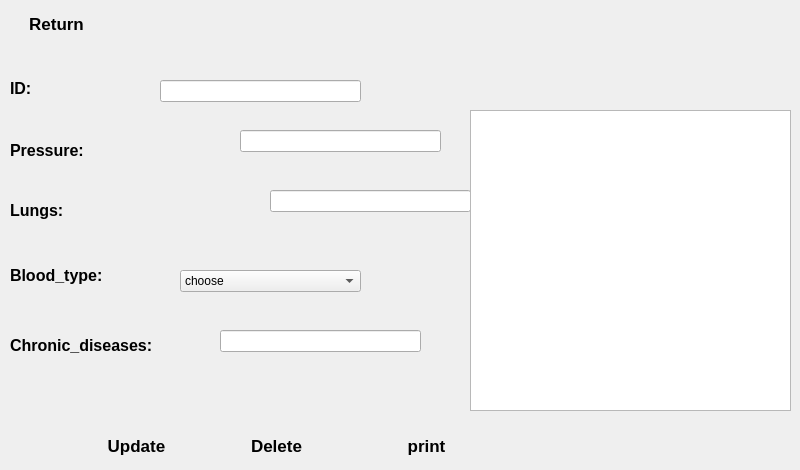
   <widget class="QWidget" name="page_6">
    <widget class="QLabel" name="label_22">
     <property name="geometry">
      <rect>
       <x>10</x>
       <y>330</y>
       <width>191</width>
       <height>31</height>
      </rect>
     </property>
     <property name="font">
      <font>
       <pointsize>12</pointsize>
       <weight>75</weight>
       <bold>true</bold>
      </font>
     </property>
     <property name="text">
      <string>Chronic_diseases:</string>
     </property>
    </widget>
    <widget class="QLineEdit" name="lineEditfilelungs_2">
     <property name="geometry">
      <rect>
       <x>270</x>
       <y>190</y>
       <width>201</width>
       <height>22</height>
      </rect>
     </property>
     <property name="styleSheet">
      <string notr="true">background-image: url(:/img/White_Background.jpg);</string>
     </property>
     <property name="maxLength">
      <number>25</number>
     </property>
    </widget>
    <widget class="QLabel" name="label_21">
     <property name="geometry">
      <rect>
       <x>10</x>
       <y>200</y>
       <width>131</width>
       <height>21</height>
      </rect>
     </property>
     <property name="font">
      <font>
       <pointsize>12</pointsize>
       <weight>75</weight>
       <bold>true</bold>
      </font>
     </property>
     <property name="text">
      <string>Lungs:</string>
     </property>
    </widget>
    <widget class="QLabel" name="label_19">
     <property name="geometry">
      <rect>
       <x>10</x>
       <y>140</y>
       <width>101</width>
       <height>21</height>
      </rect>
     </property>
     <property name="font">
      <font>
       <pointsize>12</pointsize>
       <weight>75</weight>
       <bold>true</bold>
      </font>
     </property>
     <property name="text">
      <string>Pressure:</string>
     </property>
    </widget>
    <widget class="QComboBox" name="comboBox_4">
     <property name="geometry">
      <rect>
       <x>180</x>
       <y>270</y>
       <width>181</width>
       <height>22</height>
      </rect>
     </property>
     <item>
      <property name="text">
       <string>choose</string>
      </property>
     </item>
     <item>
      <property name="text">
       <string>o+</string>
      </property>
     </item>
     <item>
      <property name="text">
       <string>o-</string>
      </property>
     </item>
     <item>
      <property name="text">
       <string>a+</string>
      </property>
     </item>
     <item>
      <property name="text">
       <string>a-</string>
      </property>
     </item>
     <item>
      <property name="text">
       <string>b+</string>
      </property>
     </item>
     <item>
      <property name="text">
       <string>b-</string>
      </property>
     </item>
     <item>
      <property name="text">
       <string>ab+</string>
      </property>
     </item>
     <item>
      <property name="text">
       <string>ab-</string>
      </property>
     </item>
    </widget>
    <widget class="QLineEdit" name="lineEditchronicdiseases_2">
     <property name="geometry">
      <rect>
       <x>220</x>
       <y>330</y>
       <width>201</width>
       <height>22</height>
      </rect>
     </property>
     <property name="styleSheet">
      <string notr="true">background-image: url(:/img/White_Background.jpg);</string>
     </property>
     <property name="maxLength">
      <number>25</number>
     </property>
    </widget>
    <widget class="QLineEdit" name="lineEditfilepressure_2">
     <property name="geometry">
      <rect>
       <x>240</x>
       <y>130</y>
       <width>201</width>
       <height>22</height>
      </rect>
     </property>
     <property name="styleSheet">
      <string notr="true">background-image: url(:/img/White_Background.jpg);</string>
     </property>
     <property name="maxLength">
      <number>15</number>
     </property>
    </widget>
    <widget class="QLabel" name="label_18">
     <property name="geometry">
      <rect>
       <x>10</x>
       <y>260</y>
       <width>121</width>
       <height>31</height>
      </rect>
     </property>
     <property name="font">
      <font>
       <pointsize>12</pointsize>
       <weight>75</weight>
       <bold>true</bold>
      </font>
     </property>
     <property name="text">
      <string>Blood_type:</string>
     </property>
    </widget>
    <widget class="QLineEdit" name="lineEditidfile_2">
     <property name="geometry">
      <rect>
       <x>160</x>
       <y>80</y>
       <width>201</width>
       <height>22</height>
      </rect>
     </property>
     <property name="styleSheet">
      <string notr="true">background-image: url(:/img/White_Background.jpg);</string>
     </property>
     <property name="maxLength">
      <number>8</number>
     </property>
    </widget>
    <widget class="QLabel" name="label_20">
     <property name="geometry">
      <rect>
       <x>10</x>
       <y>80</y>
       <width>41</width>
       <height>16</height>
      </rect>
     </property>
     <property name="font">
      <font>
       <pointsize>12</pointsize>
       <weight>75</weight>
       <bold>true</bold>
      </font>
     </property>
     <property name="text">
      <string>ID:</string>
     </property>
    </widget>
    <widget class="QTableView" name="tableView">
     <property name="geometry">
      <rect>
       <x>470</x>
       <y>110</y>
       <width>321</width>
       <height>301</height>
      </rect>
     </property>
     <property name="styleSheet">
      <string notr="true">background-image: url(:/img/White_Background.jpg);</string>
     </property>
    </widget>
    <widget class="QPushButton" name="pushButtonprint">
     <property name="geometry">
      <rect>
       <x>380</x>
       <y>430</y>
       <width>93</width>
       <height>31</height>
      </rect>
     </property>
     <property name="font">
      <font>
       <pointsize>13</pointsize>
       <weight>75</weight>
       <bold>true</bold>
      </font>
     </property>
     <property name="styleSheet">
      <string notr="true">QPushButton{

     background: qlineargradient(x1: 0, y1: 0, x2: 0, y2: 1,
                                 stop: 0 #f7f7f7, stop: 0.4 #f0f0f0,
                                 stop: 0.5 #e8e8e8, stop: 1.0 #dcdcdc);
border-radius:5px;
border-radius:5px;

}



QPushButton:hover{
background:   qlineargradient(x1: 0, y1: 0, x2: 0, y2: 1,
                                 stop: 0 #1b83fe, stop: 0.4 #4399fe,
                                 stop: 0.5 #5da7fe, stop: 1.0 #77b5fe);
color:white;
}</string>
     </property>
     <property name="text">
      <string>print</string>
     </property>
    </widget>
    <widget class="QPushButton" name="pushButtondeletefile">
     <property name="geometry">
      <rect>
       <x>230</x>
       <y>430</y>
       <width>93</width>
       <height>31</height>
      </rect>
     </property>
     <property name="font">
      <font>
       <pointsize>13</pointsize>
       <weight>75</weight>
       <bold>true</bold>
      </font>
     </property>
     <property name="styleSheet">
      <string notr="true">QPushButton{

     background: qlineargradient(x1: 0, y1: 0, x2: 0, y2: 1,
                                 stop: 0 #f7f7f7, stop: 0.4 #f0f0f0,
                                 stop: 0.5 #e8e8e8, stop: 1.0 #dcdcdc);
border-radius:5px;
border-radius:5px;

}



QPushButton:hover{
background:   qlineargradient(x1: 0, y1: 0, x2: 0, y2: 1,
                                 stop: 0 #1b83fe, stop: 0.4 #4399fe,
                                 stop: 0.5 #5da7fe, stop: 1.0 #77b5fe);
color:white;
}</string>
     </property>
     <property name="text">
      <string>Delete</string>
     </property>
    </widget>
    <widget class="QPushButton" name="pushButtonupdatefile">
     <property name="geometry">
      <rect>
       <x>90</x>
       <y>430</y>
       <width>93</width>
       <height>31</height>
      </rect>
     </property>
     <property name="font">
      <font>
       <pointsize>13</pointsize>
       <weight>75</weight>
       <bold>true</bold>
      </font>
     </property>
     <property name="styleSheet">
      <string notr="true">QPushButton{

     background: qlineargradient(x1: 0, y1: 0, x2: 0, y2: 1,
                                 stop: 0 #f7f7f7, stop: 0.4 #f0f0f0,
                                 stop: 0.5 #e8e8e8, stop: 1.0 #dcdcdc);
border-radius:5px;
border-radius:5px;

}



QPushButton:hover{
background:   qlineargradient(x1: 0, y1: 0, x2: 0, y2: 1,
                                 stop: 0 #1b83fe, stop: 0.4 #4399fe,
                                 stop: 0.5 #5da7fe, stop: 1.0 #77b5fe);
color:white;
}</string>
     </property>
     <property name="text">
      <string>Update</string>
     </property>
    </widget>
    <widget class="QPushButton" name="pushButtonreturn_2">
     <property name="geometry">
      <rect>
       <x>10</x>
       <y>10</y>
       <width>93</width>
       <height>28</height>
      </rect>
     </property>
     <property name="font">
      <font>
       <pointsize>13</pointsize>
       <weight>75</weight>
       <bold>true</bold>
      </font>
     </property>
     <property name="styleSheet">
      <string notr="true">QPushButton{

     background: qlineargradient(x1: 0, y1: 0, x2: 0, y2: 1,
                                 stop: 0 #f7f7f7, stop: 0.4 #f0f0f0,
                                 stop: 0.5 #e8e8e8, stop: 1.0 #dcdcdc);
border-radius:5px;
border-radius:5px;

}



QPushButton:hover{
background:   qlineargradient(x1: 0, y1: 0, x2: 0, y2: 1,
                                 stop: 0 #1b83fe, stop: 0.4 #4399fe,
                                 stop: 0.5 #5da7fe, stop: 1.0 #77b5fe);
color:white;
}</string>
     </property>
     <property name="text">
      <string>Return</string>
     </property>
    </widget>
   </widget>
